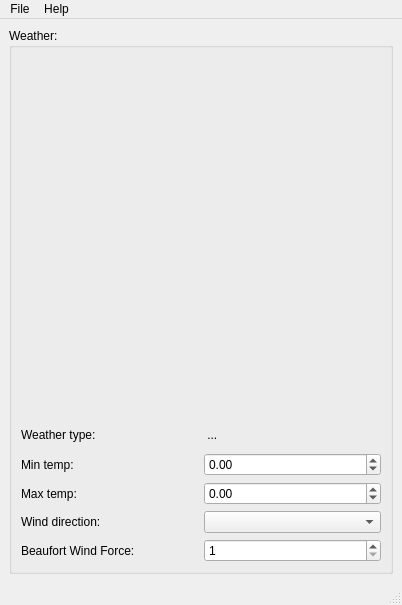
<?xml version="1.0" encoding="UTF-8"?>
<ui version="4.0">
 <class>MainWindow</class>
 <widget class="QMainWindow" name="MainWindow">
  <property name="geometry">
   <rect>
    <x>0</x>
    <y>0</y>
    <width>402</width>
    <height>605</height>
   </rect>
  </property>
  <property name="maximumSize">
   <size>
    <width>425</width>
    <height>16777215</height>
   </size>
  </property>
  <property name="windowTitle">
   <string>MainWindow</string>
  </property>
  <widget class="QWidget" name="centralwidget">
   <layout class="QVBoxLayout" name="verticalLayout_2">
    <item>
     <widget class="QGroupBox" name="groupBox">
      <property name="title">
       <string>Weather:</string>
      </property>
      <layout class="QVBoxLayout" name="verticalLayout">
       <item>
        <widget class="WeatherWidget" name="weatherWidget" native="true">
         <property name="minimumSize">
          <size>
           <width>360</width>
           <height>360</height>
          </size>
         </property>
         <property name="maximumSize">
          <size>
           <width>360</width>
           <height>360</height>
          </size>
         </property>
        </widget>
       </item>
       <item>
        <layout class="QHBoxLayout" name="horizontalLayout">
         <item>
          <widget class="QLabel" name="labelWeatherTypeStatic">
           <property name="text">
            <string>Weather type:</string>
           </property>
          </widget>
         </item>
         <item>
          <widget class="QLabel" name="labelWeatherTypeDynamic">
           <property name="text">
            <string> ...</string>
           </property>
          </widget>
         </item>
        </layout>
       </item>
       <item>
        <layout class="QHBoxLayout" name="horizontalLayout_2">
         <item>
          <widget class="QLabel" name="labelMinTempStatic">
           <property name="text">
            <string>Min temp:</string>
           </property>
          </widget>
         </item>
         <item>
          <widget class="QDoubleSpinBox" name="doubleSpinBoxMinTemp">
           <property name="minimum">
            <double>-100.000000000000000</double>
           </property>
           <property name="maximum">
            <double>100.000000000000000</double>
           </property>
          </widget>
         </item>
        </layout>
       </item>
       <item>
        <layout class="QHBoxLayout" name="horizontalLayout_3">
         <item>
          <widget class="QLabel" name="labelMaxTempStatic">
           <property name="text">
            <string>Max temp:</string>
           </property>
          </widget>
         </item>
         <item>
          <widget class="QDoubleSpinBox" name="doubleSpinBoxMaxTemp">
           <property name="minimum">
            <double>-100.000000000000000</double>
           </property>
           <property name="maximum">
            <double>100.000000000000000</double>
           </property>
          </widget>
         </item>
        </layout>
       </item>
       <item>
        <layout class="QHBoxLayout" name="horizontalLayout_4">
         <item>
          <widget class="QLabel" name="labelWindDirectionStatic">
           <property name="text">
            <string>Wind direction:</string>
           </property>
          </widget>
         </item>
         <item>
          <widget class="QComboBox" name="comboBox"/>
         </item>
        </layout>
       </item>
       <item>
        <layout class="QHBoxLayout" name="horizontalLayout_5">
         <item>
          <widget class="QLabel" name="labelWindForceStatic">
           <property name="text">
            <string>Beaufort Wind Force:</string>
           </property>
          </widget>
         </item>
         <item>
          <widget class="QSpinBox" name="spinBoxWindForce">
           <property name="minimum">
            <number>1</number>
           </property>
           <property name="maximum">
            <number>17</number>
           </property>
          </widget>
         </item>
        </layout>
       </item>
      </layout>
     </widget>
    </item>
   </layout>
  </widget>
  <widget class="QMenuBar" name="menubar">
   <property name="geometry">
    <rect>
     <x>0</x>
     <y>0</y>
     <width>402</width>
     <height>19</height>
    </rect>
   </property>
   <widget class="QMenu" name="menuFile">
    <property name="title">
     <string>File</string>
    </property>
    <addaction name="actionLoad"/>
    <addaction name="actionSave"/>
    <addaction name="actionExit"/>
   </widget>
   <widget class="QMenu" name="menuHelp">
    <property name="title">
     <string>Help</string>
    </property>
    <addaction name="actionAbout_Qt"/>
   </widget>
   <addaction name="menuFile"/>
   <addaction name="menuHelp"/>
  </widget>
  <widget class="QStatusBar" name="statusbar"/>
  <action name="actionLoad">
   <property name="text">
    <string>Load ...</string>
   </property>
  </action>
  <action name="actionSave">
   <property name="text">
    <string>Save ...</string>
   </property>
  </action>
  <action name="actionExit">
   <property name="text">
    <string>Exit</string>
   </property>
  </action>
  <action name="actionAbout_Qt">
   <property name="text">
    <string>About Qt</string>
   </property>
  </action>
 </widget>
 <customwidgets>
  <customwidget>
   <class>WeatherWidget</class>
   <extends>QWidget</extends>
   <header location="global">weatherwidget.h</header>
   <container>1</container>
  </customwidget>
 </customwidgets>
 <resources/>
 <connections/>
</ui>
